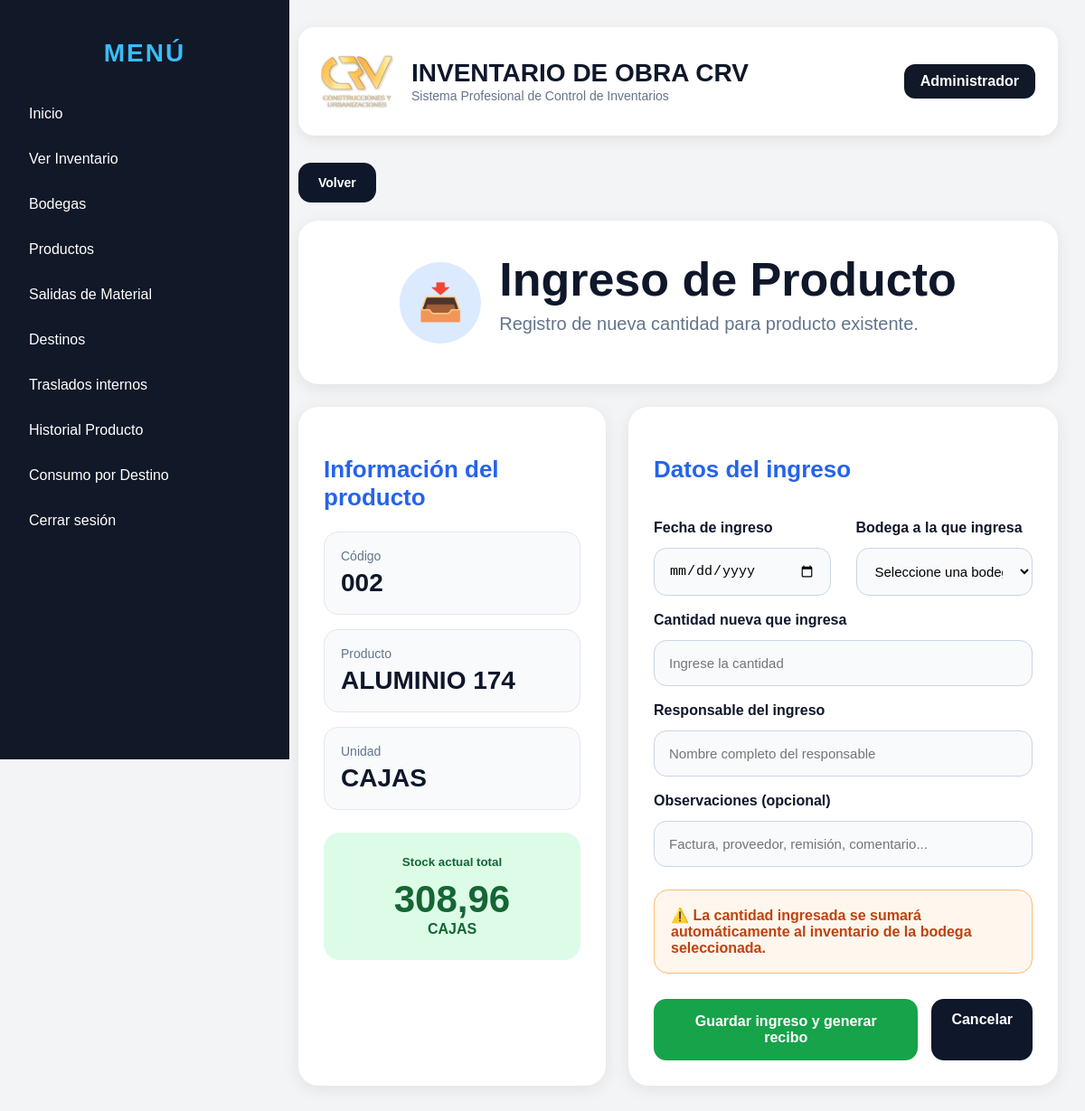
Screenshot of /productos/ingresar/2 (signed in) with the database file from the repository.
### models/usuario.py (models this page shows, shortened)
class Usuario(db.Model, UserMixin):
    __tablename__ = "usuarios"
    id = db.Column(db.Integer, primary_key=True)
    nombre = db.Column(db.String(100), nullable=False)
    usuario = db.Column(db.String(50), unique=True, nullable=False)
    password_hash = db.Column(db.String(200), nullable=False)
    rol = db.Column(db.String(50), default="ADMIN")

### models/producto.py (models this page shows)
class Producto(db.Model):
    __tablename__ = "productos"
    id = db.Column(db.Integer, primary_key=True)
    codigo = db.Column(db.String(50), unique=True, nullable=False)
    nombre = db.Column(db.String(150), nullable=False)
    categoria = db.Column(db.String(100))
    unidad = db.Column(db.String(50))
    stock = db.Column(db.Float, default=0)
    stock_minimo = db.Column(db.Float, default=0)
    precio = db.Column(db.Float, default=0)
    activo = db.Column(db.Boolean, default=True)

### routes/productos.py (the view, shortened to what this page needs)
@productos_bp.route("/productos/ingresar/<int:id>", methods=["GET", "POST"])
@login_required
def ingresar_producto(id):
    producto = Producto.query.get_or_404(id)
    bodegas = Obra.query.order_by(Obra.nombre.asc()).all()
    return render_template(
        "productos/ingresar.html",
        producto=producto,
        bodegas=bodegas
    )

### templates/productos/ingresar.html (shortened to what this page needs)
{% extends "base.html" %}
{% block content %}
<div class="header-actions no-print">
    <button onclick="window.history.back()" class="btn-dark-custom">
        Volver
    </button>
</div>
<div class="page-title-card">
    <div class="title-icon">
        📥
    </div>
    <div>
        <h1>Ingreso de Producto</h1>
        <p>Registro de nueva cantidad para producto existente.</p>
    </div>
</div>
<div class="ingreso-grid">
    <div class="producto-info-card">
        <h3>Información del producto</h3>
        <div class="producto-item">
            <span>Código</span>
            <strong>{{ producto.codigo }}</strong>
        </div>
        <div class="producto-item">
            <span>Producto</span>
            <strong>{{ producto.nombre }}</strong>
        </div>
        <div class="producto-item">
            <span>Unidad</span>
            <strong>{{ producto.unidad }}</strong>
        </div>
        <div class="stock-total-card">
            <small>Stock actual total</small>
            <h2>
                {{ "{:,.2f}".format(producto.stock).replace(",", "X").replace(".", ",").replace("X", ".") }}
            </h2>
            <span>{{ producto.unidad }}</span>
        </div>
    </div>
    <div class="formulario-card">
        <h3>Datos del ingreso</h3>
        <form method="POST">
            <div class="form-grid">
                <div>
                    <label>Fecha de ingreso</label>
                    <input
                        type="date"
                        name="fecha_ingreso"
                        value="{{ fecha_actual }}"
                        required
                    >
                </div>
                <div>
                    <label>Bodega a la que ingresa</label>
                    <select name="obra_id" required>
                        <option value="">
                            Seleccione una bodega
                        </option>
                    </select>
                </div>
            </div>
            <label>Cantidad nueva que ingresa</label>
            <input
                type="number"
                step="0.01"
                name="cantidad"
                placeholder="Ingrese la cantidad"
                required
            >
            <label>Responsable del ingreso</label>
            <input
                type="text"
                name="responsable"
                placeholder="Nombre completo del responsable"
                required
            >
            <label>Observaciones (opcional)</label>
            <input
                type="text"
                name="observaciones"
                placeholder="Factura, proveedor, remisión, comentario..."
            >
            <div class="alerta-info">
                ⚠️ La cantidad ingresada se sumará automáticamente
                al inventario de la bodega seleccionada.
            </div>
            <div class="acciones-formulario">
                <button type="submit" class="btn-success-custom">
                    Guardar ingreso y generar recibo
                </button>
                <a href="/productos" class="btn-cancelar">
                    Cancelar
                </a>
            </div>
        </form>
    </div>
</div>
{% endblock %}

### templates/base.html (shortened to what this page needs)
<!DOCTYPE html>
<html lang="es">
<head>
</head>
<body>
    <div class="sidebar">
        <h2 class="menu-title">MENÚ</h2>
        <a href="/dashboard">Inicio</a>
        <a href="/existencias">Ver Inventario</a>
        <a href="/obras">Bodegas</a>
        <a href="/productos">Productos</a>
        <a href="/movimientos">Salidas de Material</a>
        <a href="/destinos">Destinos</a>
        <a href="/traslados/nuevo">Traslados internos</a>
        <a href="/historial-producto">Historial Producto</a>
        <a href="/consumos/destino">Consumo por Destino</a>
        <a href="/logout">Cerrar sesión</a>
    </div>
    <div class="content">
        <div class="topbar">
            <div class="topbar-left">
                <img src="{{ url_for('static', filename='logo.png') }}">
                <div>
                    <h1>INVENTARIO DE OBRA CRV</h1>
                    <span>Sistema Profesional de Control de Inventarios</span>
                </div>
            </div>
            <div class="topbar-right">
                {{ current_user.nombre }}
            </div>
        </div>
        {% block content %}{% endblock %}
    </div>
</body>
</html>

### templates/base.html (style rules this page uses)
body { margin: 0; font-family: Arial, sans-serif; background: #f3f4f6; }
.sidebar { width: 280px; height: 100vh; background: #111827; color: white; position: fixed; padding: 20px; }
.sidebar h2 { margin-bottom: 30px; color: #38bdf8; }
.menu-title { color:white; text-align:center; font-size:28px; margin-bottom:35px; letter-spacing:2px; font-weight:800; }
.sidebar a { display: block; color: white; text-decoration: none; padding: 12px; border-radius: 8px; margin-bottom: 8px; }
.content { margin-left: 300px; padding: 30px; }
.topbar { background: white; padding: 15px 20px; border-radius: 12px; margin-bottom: 25px; box-shadow: 0 2px 8px rgba(0,0,0,0.08); }
.topbar { background:white; padding:20px 25px; border-radius:18px; margin-bottom:30px; box-shadow:0 4px 15px rgba(0,0,0,0.08); display:flex; justify-content:space-between; align-items:center; }
.topbar-left { display:flex; align-items:center; gap:20px; }
.topbar-left img { width:80px; height:80px; object-fit:contain; }
.topbar-left h1 { margin:0; color:#0f172a; font-size:28px; }
.topbar-left span { color:#64748b; font-size:14px; }
.topbar-right { background:#111827; color:white; padding:10px 18px; border-radius:12px; font-weight:bold; }
input, select { width: 100%; padding: 10px; margin-top: 5px; border: 1px solid #d1d5db; border-radius: 8px; }
button, .btn { background: #2563eb; color: white; padding: 10px 16px; border: none; border-radius: 8px; text-decoration: none; cursor: pointer; display: inline-block; font-size: 14px; font-weight: 600; transition: all 0.2s ease; }
.header-actions { display: flex; justify-content: space-between; align-items: center; margin-bottom: 20px; }
.form-grid { display: grid; grid-template-columns: 1fr 1fr; gap: 18px; }
.form-grid { display:grid; grid-template-columns:1fr 1fr; gap:20px; }
.form-grid div { display:flex; flex-direction:column; }
label { margin-bottom:5px; }
.page-title-card { background:white; border-radius:22px; padding:35px; display:flex; align-items:center; justify-content:center; gap:20px; margin-bottom:25px; box-shadow:0 4px 18px rgba(0,0,0,0.08); }
.page-title-card h1 { margin:0; color:#0f172a; font-size:52px; }
.page-title-card p { margin-top:8px; color:#64748b; font-size:20px; }
.title-icon { width:90px; height:90px; border-radius:50%; background:#dbeafe; display:flex; align-items:center; justify-content:center; font-size:40px; }
.ingreso-grid { display:grid; grid-template-columns:340px minmax(0, 1fr); gap:25px; margin-top:20px; }
.producto-info-card, .formulario-card { background:white; border-radius:22px; padding:28px; box-shadow:0 4px 18px rgba(0,0,0,0.08); }
.producto-info-card h3, .formulario-card h3 { color:#2563eb; margin-bottom:22px; font-size:26px; }
.producto-item { background:#f8fafc; border:1px solid #e2e8f0; border-radius:16px; padding:18px; margin-bottom:16px; }
.producto-item span { display:block; color:#64748b; font-size:14px; margin-bottom:6px; }
.producto-item strong { font-size:28px; color:#0f172a; }
.stock-total-card { margin-top:25px; background:#dcfce7; border-radius:18px; padding:25px; text-align:center; }
.stock-total-card small { display:block; color:#166534; margin-bottom:10px; font-weight:600; }
.stock-total-card h2 { margin:0; font-size:42px; color:#166534; }
.stock-total-card span { font-weight:bold; color:#166534; }
.form-grid { display:grid; grid-template-columns:1fr 1fr; gap:28px; }
.formulario-card label { display:block; margin-top:18px; margin-bottom:8px; font-weight:600; color:#0f172a; }
.formulario-card input, .formulario-card select { width:100%; padding:16px; border-radius:14px; border:1px solid #cbd5e1; background:#f8fafc; font-size:15px; box-sizing:border-box; max-width:100%; }
.alerta-info { margin-top:25px; background:#fff7ed; border:1px solid #fdba74; color:#c2410c; padding:18px; border-radius:16px; font-weight:600; }
.acciones-formulario { display:flex; gap:15px; margin-top:28px; }
.btn-success-custom { background:#16a34a; color:white; border:none; padding:16px 24px; border-radius:14px; font-size:16px; font-weight:bold; cursor:pointer; }
.btn-dark-custom, .btn-cancelar { background:#0f172a; color:white; padding:14px 22px; border-radius:14px; text-decoration:none; border:none; font-weight:bold; cursor:pointer; }

### rows the page displays
Usuario: nombre "Administrador"
Producto: codigo "002", nombre "ALUMINIO 174", unidad "CAJAS", stock "308,96"
